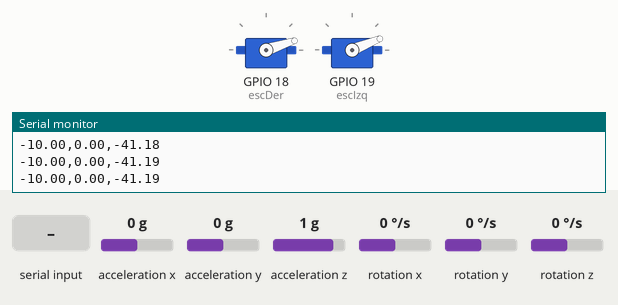
Simulated run of this sketch. Board: ESP32. Parts: 2 × servo, the last lines printed to the serial monitor. Inputs (shaded band) come from the test bench; at power-on: acceleration y 0 g, acceleration z 1 g, acceleration x 0 g, rotation x 0 °/s, rotation y 0 °/s, rotation z 0 °/s.

Above: at 4.2 s.
4.3 s: acceleration y set to -1.4 g
At 5.5 s:
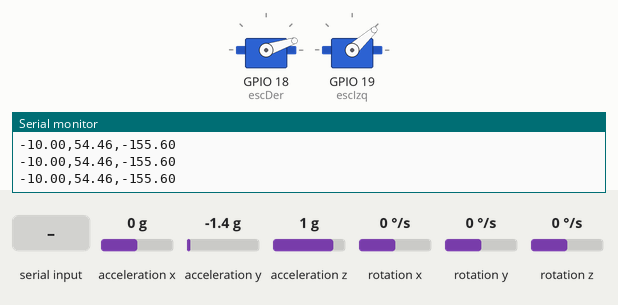
5.8 s: "90,45\n" received over Serial
At 6.8 s:
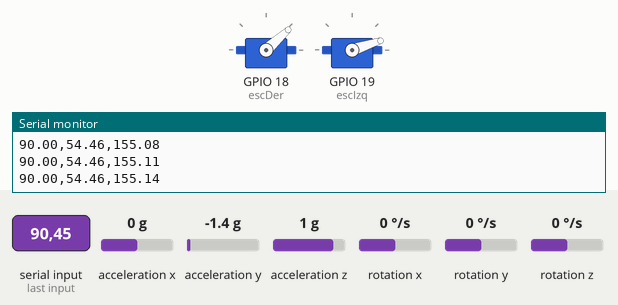
7.3 s: acceleration z set to -0.1 g
At 8.0 s:
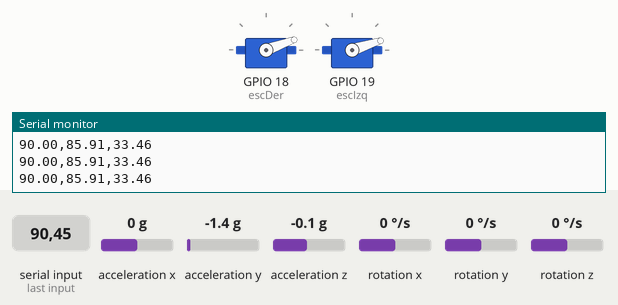
8.8 s: acceleration x set to -1.4 g
At 9.2 s:
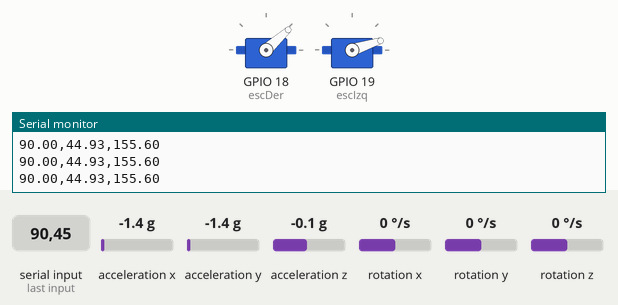
10.3 s: acceleration x set to 0 g
At 11.3 s:
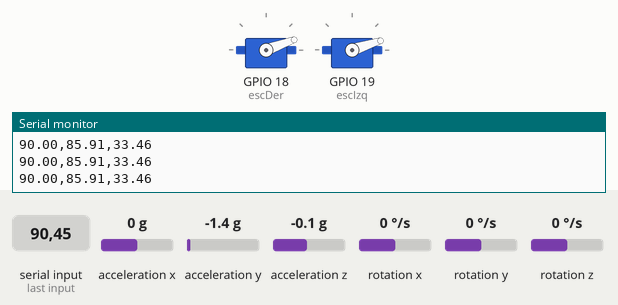
Timing chart, 0 to 12.8 s (numbered marks = the images above; inputs shaded):
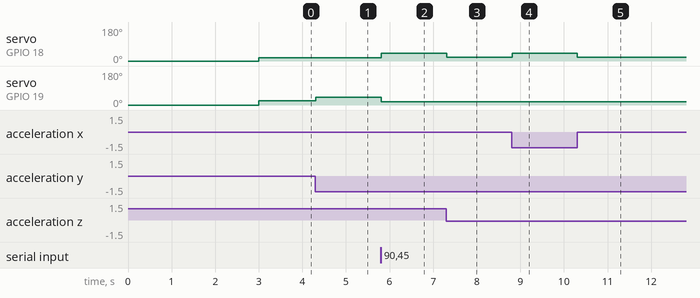

Measured:
- after the input at 4.3 s, servo on GPIO 19 (escIzq): 22° → 42° at once
- after the input at 5.8 s, servo on GPIO 18 (escDer): 18° → 42° at once; servo on GPIO 19 (escIzq): 42° → 18° at once
- after the input at 7.3 s, servo on GPIO 18 (escDer): 42° → 20° at once
- after the input at 8.8 s, servo on GPIO 18 (escDer): 20° → 42° at once
- after the input at 10.3 s, servo on GPIO 18 (escDer): 42° → 20° at once

The sketch:

BalancinFuzzy.ino
```cpp
#include <Wire.h>
#include <MPU6050_light.h>
#include <ESP32Servo.h>
#include <Fuzzy.h>

MPU6050 mpu(Wire);
Servo escDer;
Servo escIzq;

Fuzzy *difuso = new Fuzzy();

float setpoint = -10.0;
unsigned long T_anterior = 0;

int pwm_min = 1000;
int pwm_max = 2000;
int pwm_base_der = 1080;
int pwm_base_izq = 1080;
float vel_filtrada = 0.0;

// GANANCIAS VALIDADAS EN SIMULINK
float Ke = 0.2;
float Ki = 0.1;
float error_integral = 0.0;
void setupFuzzy();

void setup() {
  Serial.begin(115200);
  Wire.begin(21, 22);

  escDer.attach(18, pwm_min, pwm_max);
  escIzq.attach(19, pwm_min, pwm_max);

  escDer.writeMicroseconds(1000);
  escIzq.writeMicroseconds(1000);

  if (mpu.begin() != 0) {
    Serial.println(F("Error MPU6050"));
    while(1){}
  }
  mpu.setAccOffsets(-0.04, -0.02, 0.00);
  mpu.setGyroOffsets(-2.71, 0.38, -1.14);

  setupFuzzy();

  Serial.println(F("Iniciando ESC y Cargando Reglas Difusas..."));
  delay(3000);
  Serial.println(F("¡Sistema Fuzzy-PID Iniciado!"));
  T_anterior = micros();
}

void loop() {
  // --- LECTURA DE COMANDOS ---
  if (Serial.available() > 0) {
    String dato = Serial.readStringUntil('\n');
    setpoint = dato.toFloat();
  }

  mpu.update();
  unsigned long T_actual = micros();
  float dt = (T_actual - T_anterior) / 1000000.0;
  T_anterior = T_actual;

  if (dt <= 0.0 || dt > 0.1) return;

  float angulo_grados = -1.0 * mpu.getAngleX();
  float velocidad_grados_s = -1.0 * mpu.getGyroX();

  float error = setpoint - angulo_grados;
  if (abs(error) < 1.0) error = 0;

  float derivada_error = -velocidad_grados_s;

  error_integral += error * dt;
  error_integral = constrain(error_integral, -20.0, 20.0);
  float accion_integral = -(error_integral * Ki);

  float entrada_1 = constrain(error * Ke, -15.0, 15.0);
  float entrada_2 = constrain(derivada_error, -80.0, 80.0);

  difuso->setInput(1, entrada_1);
  difuso->setInput(2, entrada_2);
  difuso->fuzzify();
  float u_fuzzy = difuso->defuzzify(1);

  float u_total = (u_fuzzy + accion_integral) * -1.0;
  u_total = constrain(u_total, -250.0, 250.0);
  int pwm_der = pwm_base_der + u_total;
  int pwm_izq = pwm_base_izq - u_total;

  int limite_inferior = 1100;
  escDer.writeMicroseconds(constrain(pwm_der, limite_inferior, pwm_max));
  escIzq.writeMicroseconds(constrain(pwm_izq, limite_inferior, pwm_max));

  Serial.print(setpoint); Serial.print(",");
  Serial.print(angulo_grados); Serial.print(",");
  Serial.println(u_total);

  delay(4);
}

void setupFuzzy() {
  // ENTRADA 1: ERROR Rango: [-15, 15]
  FuzzyInput *error = new FuzzyInput(1);

  FuzzySet *err_NG = new FuzzySet(-15, -15, -6, -2);
  FuzzySet *err_NP = new FuzzySet(-6, -2, -2, 0);
  FuzzySet *err_Z  = new FuzzySet(-2, 0, 0, 2);
  FuzzySet *err_PP = new FuzzySet(0, 2, 2, 6);
  FuzzySet *err_PG = new FuzzySet(2, 6, 15, 15);

  error->addFuzzySet(err_NG); error->addFuzzySet(err_NP); error->addFuzzySet(err_Z);
  error->addFuzzySet(err_PP); error->addFuzzySet(err_PG);
  difuso->addFuzzyInput(error);

  // ENTRADA 2: VELOCIDAD ANGULAR Rango: [-80, 80]
  FuzzyInput *vel = new FuzzyInput(2);

  FuzzySet *vel_NG = new FuzzySet(-80, -80, -40, -10);
  FuzzySet *vel_NP = new FuzzySet(-40, -10, -10, 0);
  FuzzySet *vel_Z  = new FuzzySet(-10, 0, 0, 10);
  FuzzySet *vel_PP = new FuzzySet(0, 10, 10, 40);
  FuzzySet *vel_PG = new FuzzySet(10, 40, 80, 80);

  vel->addFuzzySet(vel_NG); vel->addFuzzySet(vel_NP); vel->addFuzzySet(vel_Z);
  vel->addFuzzySet(vel_PP); vel->addFuzzySet(vel_PG);
  difuso->addFuzzyInput(vel);

  // SALIDA 1: ESFUERZO DE CONTROL Rango: [-250, 250]
  FuzzyOutput *esfuerzo = new FuzzyOutput(1);

  FuzzySet *esf_NG = new FuzzySet(-250, -250, -100, -20);
  FuzzySet *esf_NP = new FuzzySet(-100, -20, -20, 0);
  FuzzySet *esf_Z  = new FuzzySet(-20, 0, 0, 20);
  FuzzySet *esf_PP = new FuzzySet(0, 20, 20, 100);
  FuzzySet *esf_PG = new FuzzySet(20, 100, 250, 250);

  esfuerzo->addFuzzySet(esf_NG); esfuerzo->addFuzzySet(esf_NP); esfuerzo->addFuzzySet(esf_Z);
  esfuerzo->addFuzzySet(esf_PP); esfuerzo->addFuzzySet(esf_PG);
  difuso->addFuzzyOutput(esfuerzo);

  // LAS 25 REGLAS (FAM MATRIX)
  FuzzyRuleConsequent *then_NG = new FuzzyRuleConsequent(); then_NG->addOutput(esf_NG);
  FuzzyRuleConsequent *then_NP = new FuzzyRuleConsequent(); then_NP->addOutput(esf_NP);
  FuzzyRuleConsequent *then_Z  = new FuzzyRuleConsequent(); then_Z->addOutput(esf_Z);
  FuzzyRuleConsequent *then_PP = new FuzzyRuleConsequent(); then_PP->addOutput(esf_PP);
  FuzzyRuleConsequent *then_PG = new FuzzyRuleConsequent(); then_PG->addOutput(esf_PG);

  // REGLAS PARA ERROR NG (Reglas 1 al 5)
  FuzzyRuleAntecedent *if_errNG_velNG = new FuzzyRuleAntecedent(); if_errNG_velNG->joinWithAND(err_NG, vel_NG);
  difuso->addFuzzyRule(new FuzzyRule(1, if_errNG_velNG, then_PG));
  FuzzyRuleAntecedent *if_errNG_velNP = new FuzzyRuleAntecedent(); if_errNG_velNP->joinWithAND(err_NG, vel_NP);
  difuso->addFuzzyRule(new FuzzyRule(2, if_errNG_velNP, then_PG));
  FuzzyRuleAntecedent *if_errNG_velZ = new FuzzyRuleAntecedent(); if_errNG_velZ->joinWithAND(err_NG, vel_Z);
  difuso->addFuzzyRule(new FuzzyRule(3, if_errNG_velZ, then_PG));
  FuzzyRuleAntecedent *if_errNG_velPP = new FuzzyRuleAntecedent(); if_errNG_velPP->joinWithAND(err_NG, vel_PP);
  difuso->addFuzzyRule(new FuzzyRule(4, if_errNG_velPP, then_PP));
  FuzzyRuleAntecedent *if_errNG_velPG = new FuzzyRuleAntecedent(); if_errNG_velPG->joinWithAND(err_NG, vel_PG);
  difuso->addFuzzyRule(new FuzzyRule(5, if_errNG_velPG, then_Z));

  // REGLAS PARA ERROR NP (Reglas 6 al 10)
  FuzzyRuleAntecedent *if_errNP_velNG = new FuzzyRuleAntecedent(); if_errNP_velNG->joinWithAND(err_NP, vel_NG);
  difuso->addFuzzyRule(new FuzzyRule(6, if_errNP_velNG, then_PG));
  FuzzyRuleAntecedent *if_errNP_velNP = new FuzzyRuleAntecedent(); if_errNP_velNP->joinWithAND(err_NP, vel_NP);
  difuso->addFuzzyRule(new FuzzyRule(7, if_errNP_velNP, then_PP));
  FuzzyRuleAntecedent *if_errNP_velZ = new FuzzyRuleAntecedent(); if_errNP_velZ->joinWithAND(err_NP, vel_Z);
  difuso->addFuzzyRule(new FuzzyRule(8, if_errNP_velZ, then_PP));
  FuzzyRuleAntecedent *if_errNP_velPP = new FuzzyRuleAntecedent(); if_errNP_velPP->joinWithAND(err_NP, vel_PP);
  difuso->addFuzzyRule(new FuzzyRule(9, if_errNP_velPP, then_Z));
  FuzzyRuleAntecedent *if_errNP_velPG = new FuzzyRuleAntecedent(); if_errNP_velPG->joinWithAND(err_NP, vel_PG);
  difuso->addFuzzyRule(new FuzzyRule(10, if_errNP_velPG, then_NP));

  // REGLAS PARA ERROR Z (Reglas 11 al 15)
  FuzzyRuleAntecedent *if_errZ_velNG = new FuzzyRuleAntecedent(); if_errZ_velNG->joinWithAND(err_Z, vel_NG);
  difuso->addFuzzyRule(new FuzzyRule(11, if_errZ_velNG, then_PP));
  FuzzyRuleAntecedent *if_errZ_velNP = new FuzzyRuleAntecedent(); if_errZ_velNP->joinWithAND(err_Z, vel_NP);
  difuso->addFuzzyRule(new FuzzyRule(12, if_errZ_velNP, then_PP));
  FuzzyRuleAntecedent *if_errZ_velZ = new FuzzyRuleAntecedent(); if_errZ_velZ->joinWithAND(err_Z, vel_Z);
  difuso->addFuzzyRule(new FuzzyRule(13, if_errZ_velZ, then_Z));
  FuzzyRuleAntecedent *if_errZ_velPP = new FuzzyRuleAntecedent(); if_errZ_velPP->joinWithAND(err_Z, vel_PP);
  difuso->addFuzzyRule(new FuzzyRule(14, if_errZ_velPP, then_NP));
  FuzzyRuleAntecedent *if_errZ_velPG = new FuzzyRuleAntecedent(); if_errZ_velPG->joinWithAND(err_Z, vel_PG);
  difuso->addFuzzyRule(new FuzzyRule(15, if_errZ_velPG, then_NP));

  // REGLAS PARA ERROR PP (Reglas 16 al 20)
  FuzzyRuleAntecedent *if_errPP_velNG = new FuzzyRuleAntecedent(); if_errPP_velNG->joinWithAND(err_PP, vel_NG);
  difuso->addFuzzyRule(new FuzzyRule(16, if_errPP_velNG, then_PP));
  FuzzyRuleAntecedent *if_errPP_velNP = new FuzzyRuleAntecedent(); if_errPP_velNP->joinWithAND(err_PP, vel_NP);
  difuso->addFuzzyRule(new FuzzyRule(17, if_errPP_velNP, then_Z));
  FuzzyRuleAntecedent *if_errPP_velZ = new FuzzyRuleAntecedent(); if_errPP_velZ->joinWithAND(err_PP, vel_Z);
  difuso->addFuzzyRule(new FuzzyRule(18, if_errPP_velZ, then_NP));
  FuzzyRuleAntecedent *if_errPP_velPP = new FuzzyRuleAntecedent(); if_errPP_velPP->joinWithAND(err_PP, vel_PP);
  difuso->addFuzzyRule(new FuzzyRule(19, if_errPP_velPP, then_NP));
  FuzzyRuleAntecedent *if_errPP_velPG = new FuzzyRuleAntecedent(); if_errPP_velPG->joinWithAND(err_PP, vel_PG);
  difuso->addFuzzyRule(new FuzzyRule(20, if_errPP_velPG, then_NG));

  // REGLAS PARA ERROR PG (Reglas 21 al 25)
  FuzzyRuleAntecedent *if_errPG_velNG = new FuzzyRuleAntecedent(); if_errPG_velNG->joinWithAND(err_PG, vel_NG);
  difuso->addFuzzyRule(new FuzzyRule(21, if_errPG_velNG, then_Z));
  FuzzyRuleAntecedent *if_errPG_velNP = new FuzzyRuleAntecedent(); if_errPG_velNP->joinWithAND(err_PG, vel_NP);
  difuso->addFuzzyRule(new FuzzyRule(22, if_errPG_velNP, then_NP));
  FuzzyRuleAntecedent *if_errPG_velZ = new FuzzyRuleAntecedent(); if_errPG_velZ->joinWithAND(err_PG, vel_Z);
  difuso->addFuzzyRule(new FuzzyRule(23, if_errPG_velZ, then_NG));
  FuzzyRuleAntecedent *if_errPG_velPP = new FuzzyRuleAntecedent(); if_errPG_velPP->joinWithAND(err_PG, vel_PP);
  difuso->addFuzzyRule(new FuzzyRule(24, if_errPG_velPP, then_NG));
  FuzzyRuleAntecedent *if_errPG_velPG = new FuzzyRuleAntecedent(); if_errPG_velPG->joinWithAND(err_PG, vel_PG);
  difuso->addFuzzyRule(new FuzzyRule(25, if_errPG_velPG, then_NG));
}
```
